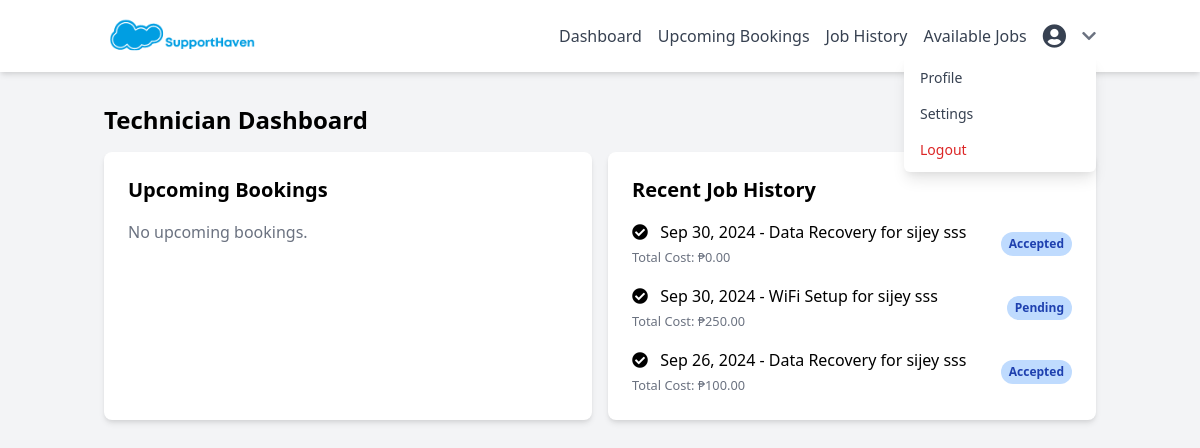
Page /technician.php (signed in) on the earlier database version.
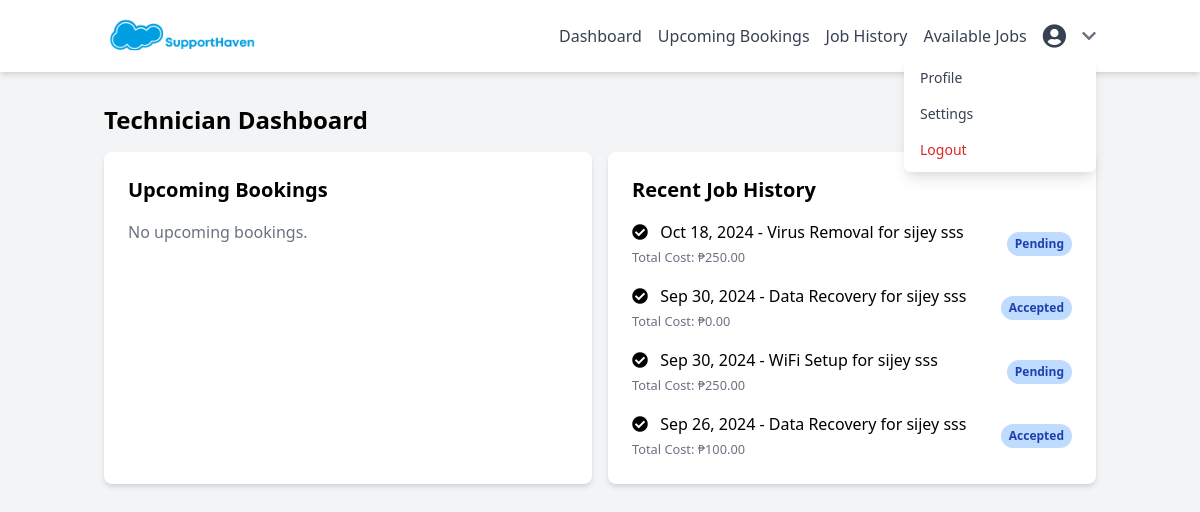
Same page on the later database version.
### tables this page shows
CREATE TABLE `bookings` (
  `id` int(11) NOT NULL,
  `user_id` int(11) NOT NULL,
  `service_id` int(11) DEFAULT NULL,
  `technician_id` int(11) DEFAULT NULL,
  `booking_date` date NOT NULL,
  `booking_time` time NOT NULL,
  `location` varchar(255) NOT NULL,
  `payment_method` varchar(50) NOT NULL,
  `total_cost` decimal(10,2) NOT NULL,
  `created_at` timestamp NOT NULL DEFAULT current_timestamp(),
  `status` enum('pending','accepted','completed','cancelled') DEFAULT 'pending'
);

CREATE TABLE `services` (
  `id` int(11) NOT NULL,
  `category_id` int(11) DEFAULT NULL,
  `name` varchar(100) NOT NULL,
  `price` decimal(10,2) NOT NULL,
  `description` text DEFAULT NULL
);

CREATE TABLE `users` (
  `id` int(11) NOT NULL,
  `firstname` varchar(50) NOT NULL,
  `lastname` varchar(50) NOT NULL,
  `email` varchar(100) NOT NULL,
  `password` varchar(255) NOT NULL,
  `created_at` timestamp NOT NULL DEFAULT current_timestamp(),
  `user_role_id` int(11) NOT NULL,
  `auth_provider` enum('local','google','facebook') DEFAULT 'local',
  `oauth_id` varchar(255) DEFAULT NULL
);

### technician.php (the view, shortened to what the changed rows need)
<?php
$database = new Connection();
$db = $database->getConnection();
$technicianId = $_SESSION['user_id'];
$action = isset($_GET['action']) ? $_GET['action'] : 'dashboard';
function getJobHistory($db, $technicianId) {
    $query = "SELECT b.id, b.booking_date, b.booking_time, s.name AS service_name, u.firstname, u.lastname, b.status, b.total_cost
              FROM bookings b
              JOIN services s ON b.service_id = s.id
              JOIN users u ON b.user_id = u.id
              WHERE b.technician_id = :technician_id AND b.booking_date < CURDATE()
              ORDER BY b.booking_date DESC, b.booking_time DESC";
    $stmt = $db->prepare($query);
    $stmt->bindParam(':technician_id', $technicianId);
    $stmt->execute();
    return $stmt->fetchAll(PDO::FETCH_ASSOC);
}
$jobHistory = ($action === 'dashboard' || $action === 'history') ? getJobHistory($db, $technicianId) : [];
?>
<!DOCTYPE html>
<html lang="en">
<head>
    <link href="https://cdn.jsdelivr.net/npm/tailwindcss@2.2.19/dist/tailwind.min.css" rel="stylesheet">
    <link href="https://cdnjs.cloudflare.com/ajax/libs/font-awesome/5.15.3/css/all.min.css" rel="stylesheet">
</head>
<body class="bg-gray-100">
    <div class="container mx-auto px-4 py-8">
        <div class="flex flex-wrap -mx-4">
            <main class="w-full px-4">
                <?php if ($action === 'dashboard'): ?>
                    <h2 class="text-2xl font-bold mb-4">Technician Dashboard</h2>
                    <div class="grid grid-cols-1 lg:grid-cols-2 gap-4">
                        <div class="bg-white rounded-lg shadow-md p-6">
                            <?php if (count($jobHistory) > 0): ?>
                                <ul class="space-y-4">
                                    <?php foreach (array_slice($jobHistory, 0, 5) as $job): ?>
                                        <li class="flex flex-col sm:flex-row justify-between items-start sm:items-center">
                                            <div class="mb-2 sm:mb-0">
                                                <i class="fas fa-check-circle mr-2"></i>
                                                <?php echo date('M d, Y', strtotime($job['booking_date'])); ?> -
                                                <?php echo htmlspecialchars($job['service_name']); ?> for
                                                <?php echo htmlspecialchars($job['firstname'] . ' ' . $job['lastname']); ?>
                                                <br>
                                                <small class="text-gray-500">Total Cost: ₱<?php echo number_format($job['total_cost'], 2); ?></small>
                                            </div>
                                            <span class="px-2 py-1 text-xs font-semibold rounded-full bg-blue-200 text-blue-800"><?php echo ucfirst($job['status']); ?></span>
                                        </li>
                                    <?php endforeach; ?>
                                </ul>
                            <?php else: ?>
                                <p class="text-gray-500">No job history available.</p>
                            <?php endif; ?>
                        </div>
                    </div>
                <?php endif; ?>
            </main>
        </div>
    </div>
</body>
</html>

Differences in the rows shown:
added bookings: booking_date "Oct 18, 2024", service.name "Virus Removal", user.lastname "sijey sss", total_cost "250.00", status "Pending"
